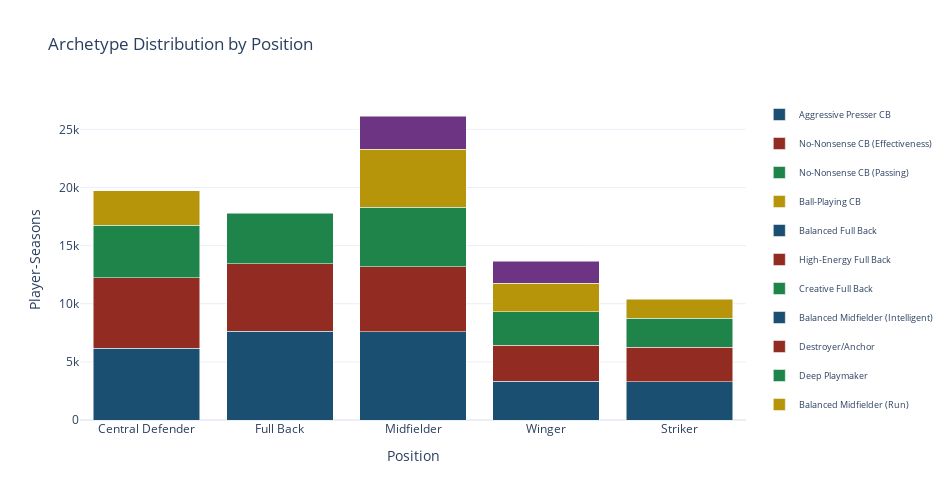

Here is the notebook cell this chart was saved with:
### Code cell
# Stacked bar chart: archetype distribution per position
fig = go.Figure()

all_archetypes_added = set()

for pos in POSITIONS:
    pos_archs = summary[summary["position"] == pos].sort_values("n_players", ascending=False)
    for i, (_, row) in enumerate(pos_archs.iterrows()):
        show_legend = row["archetype"] not in all_archetypes_added
        all_archetypes_added.add(row["archetype"])

        fig.add_trace(go.Bar(
            x=[pos],
            y=[row["n_players"]],
            name=row["archetype"],
            marker_color=ARCHETYPE_COLORS[i % len(ARCHETYPE_COLORS)],
            showlegend=show_legend,
            legendgroup=row["archetype"],
            hovertemplate=f"{row['archetype']}: {row['n_players']:,}<extra></extra>",
        ))

fig.update_layout(
    barmode='stack',
    height=500, width=950,
    template='plotly_white',
    title_text="Archetype Distribution by Position",
    yaxis_title="Player-Seasons",
    xaxis_title="Position",
    legend=dict(font=dict(size=9), x=1.02, y=1),
)
fig.show()

### Figure 1 — Plotly figure (JSON) as saved in the notebook; plotly's stock layout.template omitted (floating-point values rounded to 4 significant figures)
{"data": [{"hovertemplate": "Aggressive Presser CB: 6,176<extra></extra>", "legendgroup": "Aggressive Presser CB", "marker": {"color": "#1B4F72"}, "name": "Aggressive Presser CB", "showlegend": true, "type": "bar", "x": ["Central Defender"], "y": [6176]}, {"hovertemplate": "No-Nonsense CB (Effectiveness): 6,057<extra></extra>", "legendgroup": "No-Nonsense CB (Effectiveness)", "marker": {"color": "#922B21"}, "name": "No-Nonsense CB (Effectiveness)", "showlegend": true, "type": "bar", "x": ["Central Defender"], "y": [6057]}, {"hovertemplate": "No-Nonsense CB (Passing): 4,531<extra></extra>", "legendgroup": "No-Nonsense CB (Passing)", "marker": {"color": "#1E8449"}, "name": "No-Nonsense CB (Passing)", "showlegend": true, "type": "bar", "x": ["Central Defender"], "y": [4531]}, {"hovertemplate": "Ball-Playing CB: 2,975<extra></extra>", "legendgroup": "Ball-Playing CB", "marker": {"color": "#B7950B"}, "name": "Ball-Playing CB", "showlegend": true, "type": "bar", "x": ["Central Defender"], "y": [2975]}, {"hovertemplate": "Balanced Full Back: 7,643<extra></extra>", "legendgroup": "Balanced Full Back", "marker": {"color": "#1B4F72"}, "name": "Balanced Full Back", "showlegend": true, "type": "bar", "x": ["Full Back"], "y": [7643]}, {"hovertemplate": "High-Energy Full Back: 5,799<extra></extra>", "legendgroup": "High-Energy Full Back", "marker": {"color": "#922B21"}, "name": "High-Energy Full Back", "showlegend": true, "type": "bar", "x": ["Full Back"], "y": [5799]}, {"hovertemplate": "Creative Full Back: 4,322<extra></extra>", "legendgroup": "Creative Full Back", "marker": {"color": "#1E8449"}, "name": "Creative Full Back", "showlegend": true, "type": "bar", "x": ["Full Back"], "y": [4322]}, {"hovertemplate": "Balanced Midfielder (Intelligent): 7,589<extra></extra>", "legendgroup": "Balanced Midfielder (Intelligent)", "marker": {"color": "#1B4F72"}, "name": "Balanced Midfielder (Intelligent)", "showlegend": true, "type": "bar", "x": ["Midfielder"], "y": [7589]}, {"hovertemplate": "Destroyer/Anchor: 5,601<extra></extra>", "legendgroup": "Destroyer/Anchor", "marker": {"color": "#922B21"}, "name": "Destroyer/Anchor", "showlegend": true, "type": "bar", "x": ["Midfielder"], "y": [5601]}, {"hovertemplate": "Deep Playmaker: 5,115<extra></extra>", "legendgroup": "Deep Playmaker", "marker": {"color": "#1E8449"}, "name": "Deep Playmaker", "showlegend": true, "type": "bar", "x": ["Midfielder"], "y": [5115]}, {"hovertemplate": "Balanced Midfielder (Run): 4,999<extra></extra>", "legendgroup": "Balanced Midfielder (Run)", "marker": {"color": "#B7950B"}, "name": "Balanced Midfielder (Run)", "showlegend": true, "type": "bar", "x": ["Midfielder"], "y": [4999]}, {"hovertemplate": "Goal-Threat Midfielder: 2,844<extra></extra>", "legendgroup": "Goal-Threat Midfielder", "marker": {"color": "#6C3483"}, "name": "Goal-Threat Midfielder", "showlegend": true, "type": "bar", "x": ["Midfielder"], "y": [2844]}, {"hovertemplate": "Versatile Winger (Defensive): 3,324<extra></extra>", "legendgroup": "Versatile Winger (Defensive)", "marker": {"color": "#1B4F72"}, "name": "Versatile Winger (Defensive)", "showlegend": true, "type": "bar", "x": ["Winger"], "y": [3324]}, {"hovertemplate": "Pressing Winger: 3,095<extra></extra>", "legendgroup": "Pressing Winger", "marker": {"color": "#922B21"}, "name": "Pressing Winger", "showlegend": true, "type": "bar", "x": ["Winger"], "y": [3095]}, {"hovertemplate": "Versatile Winger (Progression): 2,881<extra></extra>", "legendgroup": "Versatile Winger (Progression)", "marker": {"color": "#1E8449"}, "name": "Versatile Winger (Progression)", "showlegend": true, "type": "bar", "x": ["Winger"], "y": [2881]}, {"hovertemplate": "Inside Forward: 2,472<extra></extra>", "legendgroup": "Inside Forward", "marker": {"color": "#B7950B"}, "name": "Inside Forward", "showlegend": true, "type": "bar", "x": ["Winger"], "y": [2472]}, {"hovertemplate": "Creative Winger: 1,863<extra></extra>", "legendgroup": "Creative Winger", "marker": {"color": "#6C3483"}, "name": "Creative Winger", "showlegend": true, "type": "bar", "x": ["Winger"], "y": [1863]}, {"hovertemplate": "Complete Forward (Finishing): 3,305<extra></extra>", "legendgroup": "Complete Forward (Finishing)", "marker": {"color": "#1B4F72"}, "name": "Complete Forward (Finishing)", "showlegend": true, "type": "bar", "x": ["Striker"], "y": [3305]}, {"hovertemplate": "Complete Forward (Defensive): 2,939<extra></extra>", "legendgroup": "Complete Forward (Defensive)", "marker": {"color": "#922B21"}, "name": "Complete Forward (Defensive)", "showlegend": true, "type": "bar", "x": ["Striker"], "y": [2939]}, {"hovertemplate": "Clinical Finisher: 2,518<extra></extra>", "legendgroup": "Clinical Finisher", "marker": {"color": "#1E8449"}, "name": "Clinical Finisher", "showlegend": true, "type": "bar", "x": ["Striker"], "y": [2518]}, {"hovertemplate": "Playmaking Striker: 1,644<extra></extra>", "legendgroup": "Playmaking Striker", "marker": {"color": "#B7950B"}, "name": "Playmaking Striker", "showlegend": true, "type": "bar", "x": ["Striker"], "y": [1644]}], "layout": {"barmode": "stack", "height": 500, "legend": {"font": {"size": 9}, "x": 1.02, "y": 1}, "title": {"text": "Archetype Distribution by Position"}, "width": 950, "xaxis": {"title": {"text": "Position"}}, "yaxis": {"title": {"text": "Player-Seasons"}}}}
